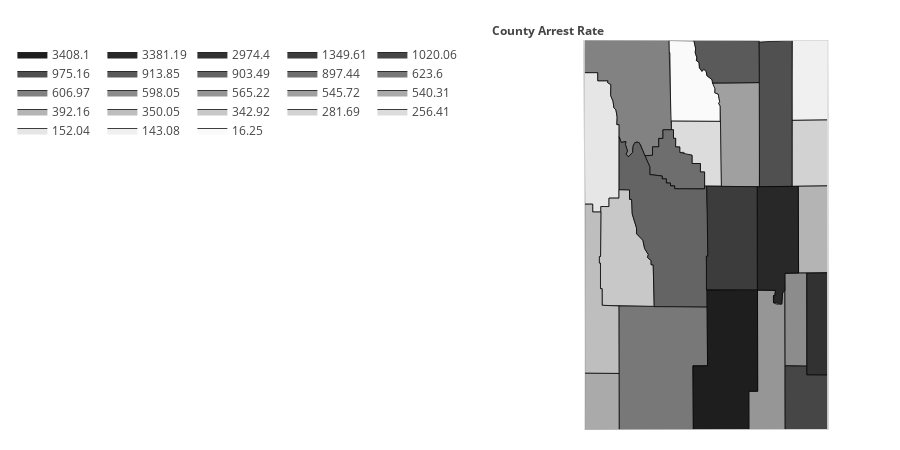

Notebook source saved alongside this figure:
### Code cell
########juvenile arrest rates chloropleth#########
display(HTML('<h1>Juvenile Arrest Rates for {}</h1>'.format(YEAR)))
display(HTML(juvenile_arrests[['Total Incidents','Population 11-17','Rate']].loc[idx[:,YEAR:YEAR], :].transpose().to_html()))
arrest_values = []
for county in counties:
    #print('county: {} with value: {}'.format(county,juvenile_arrests[['Total Incidents','Population 11-17','Rate']].loc[idx[county,YEAR:YEAR], :]['Rate'][0]))
    arrest_values.append(juvenile_arrests[['Total Incidents','Population 11-17','Rate']].loc[idx[county,YEAR:YEAR], :]['Rate'][0])
# print(len(values))
# print(len(fips))
# print(fips)
# print(values)

fig = ff.create_choropleth(
    fips=fips, values=arrest_values,colorscale=grey_scale,
    scope=['Wyoming'], county_outline={'color': 'rgb(0,0,0)', 'width': 0.75},
    legend_title='County Arrest Rate'
)
fig['layout']['legend'].update({'x': -.2,'orientation':'h'})
fig['layout']['annotations'][0].update({'x': -0.12, 'xanchor': 'left'})
# print(dir(fig['layout']['legend']))
# print(str(fig['layout']['legend']))
pl.offline.iplot(fig, filename='arrest_rates_choropleth_wyoming')

### Figure 1 — Plotly figure (JSON) as saved in the notebook; plotly's stock layout.template omitted (floating-point values rounded to 4 significant figures)
{"data": [{"fill": "toself", "fillcolor": "rgb(250,250,250)", "hoverinfo": "none", "line": {"color": "rgb(0,0,0)", "width": 0.75}, "mode": "lines", "name": "16.25", "type": "scatter", "uid": "fac403ac-b4ec-11e8-a9ec-e82aea1df894", "x": [-108.6, -107.9, -107.8, -107.9, -107.8, -107.8, -107.8, -107.7, -107.7, -107.6, -107.5, -107.5, -107.4, -107.3, -107.3, -107.2, -107.2, -107.2, -107.1, -107.1, -108.6, -108.6, -108.6, -108.6, null], "y": [45.0, 44.99, 44.91, 44.87, 44.82, 44.79, 44.77, 44.72, 44.68, 44.7, 44.68, 44.63, 44.6, 44.5, 44.46, 44.45, 44.37, 44.35, 44.32, 44.17, 44.17, 44.87, 44.87, 45.0, null]}, {"fill": "toself", "fillcolor": "rgb(240,240,240)", "hoverinfo": "none", "line": {"color": "rgb(0,0,0)", "width": 0.75}, "mode": "lines", "name": "143.08", "type": "scatter", "uid": "fac403ad-b4ec-11e8-a9ec-e82aea1df894", "x": [-105.1, -105.1, -104.1, -104.1, -105.1, -105.1, null], "y": [44.54, 45.0, 45.0, 44.18, 44.18, 44.54, null]}, {"fill": "toself", "fillcolor": "rgb(230,230,230)", "hoverinfo": "none", "line": {"color": "rgb(0,0,0)", "width": 0.75}, "mode": "lines", "name": "152.04", "type": "scatter", "uid": "fac403ae-b4ec-11e8-a9ec-e82aea1df894", "x": [-111.1, -110.7, -110.7, -110.4, -110.4, -110.3, -110.3, -110.2, -110.2, -110.1, -110.1, -110.1, -110.1, -110.1, -110.3, -110.3, -110.6, -110.6, -110.8, -110.8, -111.0, -111.1, null], "y": [44.67, 44.67, 44.58, 44.58, 44.56, 44.54, 44.43, 44.37, 44.31, 44.28, 44.21, 44.13, 44.13, 43.38, 43.38, 43.29, 43.29, 43.24, 43.24, 43.32, 43.32, 44.67, null]}, {"fill": "toself", "fillcolor": "rgb(220,220,220)", "hoverinfo": "none", "line": {"color": "rgb(0,0,0)", "width": 0.75}, "mode": "lines", "name": "256.41", "type": "scatter", "uid": "fac403af-b4ec-11e8-a9ec-e82aea1df894", "x": [-108.6, -107.1, -107.1, -107.6, -107.6, -107.7, -107.7, -108.0, -108.0, -108.2, -108.2, -108.2, -108.3, -108.3, -108.4, -108.4, -108.5, -108.5, -108.6, -108.6, null], "y": [44.17, 44.17, 43.5, 43.5, 43.65, 43.65, 43.73, 43.73, 43.82, 43.82, 43.83, 43.85, 43.85, 43.9, 43.9, 43.99, 43.99, 44.08, 44.08, 44.17, null]}, {"fill": "toself", "fillcolor": "rgb(210,210,210)", "hoverinfo": "none", "line": {"color": "rgb(0,0,0)", "width": 0.75}, "mode": "lines", "name": "281.69", "type": "scatter", "uid": "fac403b0-b4ec-11e8-a9ec-e82aea1df894", "x": [-105.1, -105.1, -104.1, -104.1, -105.1, -105.1, null], "y": [43.97, 44.18, 44.18, 43.5, 43.5, 43.97, null]}, {"fill": "toself", "fillcolor": "rgb(200,200,200)", "hoverinfo": "none", "line": {"color": "rgb(0,0,0)", "width": 0.75}, "mode": "lines", "name": "342.92", "type": "scatter", "uid": "fac403b1-b4ec-11e8-a9ec-e82aea1df894", "x": [-110.6, -110.6, -110.6, -110.3, -110.3, -110.1, -110.1, -109.8, -109.8, -109.7, -109.7, -109.6, -109.6, -109.4, -109.3, -109.2, -109.2, -109.1, -109.1, -109.1, -109.0, -110.5, -110.5, -110.6, -110.6, -110.6, -110.6, null], "y": [42.78, 42.78, 43.29, 43.29, 43.38, 43.38, 43.46, 43.46, 43.37, 43.37, 43.22, 43.07, 43.01, 42.95, 42.86, 42.8, 42.77, 42.74, 42.69, 42.69, 42.26, 42.28, 42.45, 42.45, 42.71, 42.71, 42.78, null]}, {"fill": "toself", "fillcolor": "rgb(190,190,190)", "hoverinfo": "none", "line": {"color": "rgb(0,0,0)", "width": 0.75}, "mode": "lines", "name": "350.05", "type": "scatter", "uid": "fac403b2-b4ec-11e8-a9ec-e82aea1df894", "x": [-111.0, -111.0, -110.8, -110.8, -110.6, -110.6, -110.6, -110.6, -110.6, -110.6, -110.5, -110.5, -110.1, -110.0, -111.0, -111.0, null], "y": [42.15, 43.32, 43.32, 43.24, 43.24, 42.78, 42.78, 42.71, 42.71, 42.45, 42.45, 42.28, 42.27, 41.58, 41.58, 42.15, null]}, {"fill": "toself", "fillcolor": "rgb(180,180,180)", "hoverinfo": "none", "line": {"color": "rgb(0,0,0)", "width": 0.75}, "mode": "lines", "name": "392.16", "type": "scatter", "uid": "fac403b3-b4ec-11e8-a9ec-e82aea1df894", "x": [-104.9, -104.1, -104.1, -104.9, -104.9, null], "y": [43.5, 43.5, 42.61, 42.61, 43.5, null]}, {"fill": "toself", "fillcolor": "rgb(170,170,170)", "hoverinfo": "none", "line": {"color": "rgb(0,0,0)", "width": 0.75}, "mode": "lines", "name": "540.31", "type": "scatter", "uid": "fac403b4-b4ec-11e8-a9ec-e82aea1df894", "x": [-111.0, -111.0, -110.0, -110.0, -111.0, -111.0, null], "y": [41.16, 41.58, 41.58, 41.0, 41.0, 41.16, null]}, {"fill": "toself", "fillcolor": "rgb(160,160,160)", "hoverinfo": "none", "line": {"color": "rgb(0,0,0)", "width": 0.75}, "mode": "lines", "name": "545.72", "type": "scatter", "uid": "fac403b5-b4ec-11e8-a9ec-e82aea1df894", "x": [-107.4, -106.0, -106.0, -107.1, -107.1, -107.2, -107.2, -107.2, -107.3, -107.3, -107.4, null], "y": [44.56, 44.56, 43.49, 43.49, 44.32, 44.35, 44.37, 44.45, 44.46, 44.5, 44.56, null]}, {"fill": "toself", "fillcolor": "rgb(150,150,150)", "hoverinfo": "none", "line": {"color": "rgb(0,0,0)", "width": 0.75}, "mode": "lines", "name": "565.22", "type": "scatter", "uid": "fac403b6-b4ec-11e8-a9ec-e82aea1df894", "x": [-106.3, -106.1, -106.1, -105.6, -105.6, -105.6, -105.6, -105.5, -105.4, -105.4, -105.3, -105.3, -106.3, -106.3, null], "y": [41.4, 41.4, 42.43, 42.43, 42.38, 42.38, 42.3, 42.29, 42.29, 42.4, 42.43, 41.0, 41.0, 41.4, null]}, {"fill": "toself", "fillcolor": "rgb(140,140,140)", "hoverinfo": "none", "line": {"color": "rgb(0,0,0)", "width": 0.75}, "mode": "lines", "name": "598.05", "type": "scatter", "uid": "fac403b7-b4ec-11e8-a9ec-e82aea1df894", "x": [-105.3, -104.7, -104.7, -105.3, -105.3, null], "y": [42.61, 42.61, 41.65, 41.66, 42.61, null]}, {"fill": "toself", "fillcolor": "rgb(130,130,130)", "hoverinfo": "none", "line": {"color": "rgb(0,0,0)", "width": 0.75}, "mode": "lines", "name": "606.97", "type": "scatter", "uid": "fac403b8-b4ec-11e8-a9ec-e82aea1df894", "x": [-111.1, -111.1, -108.6, -108.6, -108.8, -108.8, -108.9, -108.9, -109.1, -109.1, -109.3, -109.4, -109.5, -109.6, -109.7, -109.8, -109.9, -109.8, -109.9, -109.9, -110.0, -110.1, -110.1, -110.1, -110.1, -110.1, -110.2, -110.2, -110.3, -110.3, -110.4, -110.4, -110.7, -110.7, -111.1, -111.1, null], "y": [44.87, 45.0, 45.0, 44.08, 44.08, 43.99, 43.99, 43.9, 43.9, 43.82, 43.81, 43.93, 43.96, 43.92, 43.85, 43.8, 43.83, 43.86, 43.93, 43.96, 43.95, 44.01, 44.13, 44.13, 44.21, 44.28, 44.31, 44.37, 44.43, 44.54, 44.56, 44.58, 44.58, 44.67, 44.67, 44.87, null]}, {"fill": "toself", "fillcolor": "rgb(120,120,120)", "hoverinfo": "none", "line": {"color": "rgb(0,0,0)", "width": 0.75}, "mode": "lines", "name": "623.6", "type": "scatter", "uid": "fac403b9-b4ec-11e8-a9ec-e82aea1df894", "x": [-110.1, -110.1, -107.5, -107.5, -107.9, -107.9, -110.0, -110.1, null], "y": [42.01, 42.27, 42.26, 41.66, 41.66, 41.0, 41.0, 42.01, null]}, {"fill": "toself", "fillcolor": "rgb(110,110,110)", "hoverinfo": "none", "line": {"color": "rgb(0,0,0)", "width": 0.75}, "mode": "lines", "name": "897.44", "type": "scatter", "uid": "fac403ba-b4ec-11e8-a9ec-e82aea1df894", "x": [-109.3, -109.1, -109.1, -108.9, -108.9, -108.8, -108.8, -108.5, -108.5, -108.4, -108.4, -108.3, -108.3, -108.0, -108.0, -107.7, -107.7, -107.6, -107.6, -108.5, -108.5, -108.6, -108.6, -108.7, -108.7, -108.8, -108.8, -109.2, -109.2, -109.3, null], "y": [43.81, 43.82, 43.9, 43.9, 43.99, 43.99, 44.08, 44.08, 43.99, 43.99, 43.9, 43.9, 43.85, 43.82, 43.73, 43.73, 43.65, 43.65, 43.47, 43.47, 43.5, 43.5, 43.53, 43.53, 43.58, 43.58, 43.61, 43.62, 43.7, 43.81, null]}, {"fill": "toself", "fillcolor": "rgb(100,100,100)", "hoverinfo": "none", "line": {"color": "rgb(0,0,0)", "width": 0.75}, "mode": "lines", "name": "903.49", "type": "scatter", "uid": "fac403bb-b4ec-11e8-a9ec-e82aea1df894", "x": [-110.1, -110.0, -109.9, -109.9, -109.8, -109.9, -109.8, -109.7, -109.7, -109.6, -109.5, -109.2, -109.2, -108.8, -108.8, -108.7, -108.7, -108.6, -108.6, -108.5, -108.5, -107.6, -107.6, -107.5, -107.5, -107.5, -107.5, -107.5, -109.0, -109.1, -109.1, -109.1, -109.2, -109.2, -109.3, -109.4, -109.6, -109.6, -109.7, -109.7, -109.8, -109.8, -110.1, -110.1, null], "y": [44.01, 43.95, 43.96, 43.93, 43.86, 43.83, 43.8, 43.85, 43.91, 43.95, 43.95, 43.7, 43.62, 43.61, 43.58, 43.58, 43.53, 43.53, 43.5, 43.5, 43.47, 43.47, 43.5, 43.5, 43.13, 42.78, 42.78, 42.26, 42.26, 42.69, 42.69, 42.74, 42.77, 42.8, 42.86, 42.95, 43.01, 43.07, 43.22, 43.37, 43.37, 43.46, 43.46, 44.01, null]}, {"fill": "toself", "fillcolor": "rgb(90,90,90)", "hoverinfo": "none", "line": {"color": "rgb(0,0,0)", "width": 0.75}, "mode": "lines", "name": "913.85", "type": "scatter", "uid": "fac403bc-b4ec-11e8-a9ec-e82aea1df894", "x": [-107.9, -106.0, -106.0, -107.4, -107.4, -107.5, -107.5, -107.6, -107.7, -107.7, -107.8, -107.8, -107.8, -107.9, -107.9, -107.9, null], "y": [45.0, 44.99, 44.56, 44.56, 44.6, 44.63, 44.68, 44.7, 44.68, 44.72, 44.77, 44.79, 44.82, 44.87, 44.92, 45.0, null]}, {"fill": "toself", "fillcolor": "rgb(80,80,80)", "hoverinfo": "none", "line": {"color": "rgb(0,0,0)", "width": 0.75}, "mode": "lines", "name": "975.16", "type": "scatter", "uid": "fac403bd-b4ec-11e8-a9ec-e82aea1df894", "x": [-106.0, -105.1, -105.1, -106.0, -106.0, null], "y": [44.98, 45.0, 43.5, 43.49, 44.98, null]}, {"fill": "toself", "fillcolor": "rgb(70,70,70)", "hoverinfo": "none", "line": {"color": "rgb(0,0,0)", "width": 0.75}, "mode": "lines", "name": "1020.06", "type": "scatter", "uid": "fac403be-b4ec-11e8-a9ec-e82aea1df894", "x": [-105.3, -105.3, -104.7, -104.7, -104.1, -104.1, -105.3, -105.3, null], "y": [41.4, 41.66, 41.65, 41.57, 41.56, 41.0, 41.0, 41.4, null]}, {"fill": "toself", "fillcolor": "rgb(60,60,60)", "hoverinfo": "none", "line": {"color": "rgb(0,0,0)", "width": 0.75}, "mode": "lines", "name": "1349.61", "type": "scatter", "uid": "fac403bf-b4ec-11e8-a9ec-e82aea1df894", "x": [-107.5, -107.5, -107.5, -106.1, -106.1, -107.5, -107.5, null], "y": [42.78, 42.78, 43.5, 43.49, 42.43, 42.43, 42.78, null]}, {"fill": "toself", "fillcolor": "rgb(50,50,50)", "hoverinfo": "none", "line": {"color": "rgb(0,0,0)", "width": 0.75}, "mode": "lines", "name": "2974.4", "type": "scatter", "uid": "fac403c0-b4ec-11e8-a9ec-e82aea1df894", "x": [-104.7, -104.1, -104.1, -104.7, -104.7, null], "y": [42.61, 42.61, 41.56, 41.57, 42.61, null]}, {"fill": "toself", "fillcolor": "rgb(40,40,40)", "hoverinfo": "none", "line": {"color": "rgb(0,0,0)", "width": 0.75}, "mode": "lines", "name": "3381.19", "type": "scatter", "uid": "fac403c1-b4ec-11e8-a9ec-e82aea1df894", "x": [-106.1, -104.9, -104.9, -105.3, -105.3, -105.4, -105.4, -105.6, -105.6, -105.6, -105.6, -106.1, -106.1, null], "y": [43.49, 43.5, 42.61, 42.61, 42.43, 42.4, 42.29, 42.3, 42.38, 42.38, 42.43, 42.43, 43.49, null]}, {"fill": "toself", "fillcolor": "rgb(30,30,30)", "hoverinfo": "none", "line": {"color": "rgb(0,0,0)", "width": 0.75}, "mode": "lines", "name": "3408.1", "type": "scatter", "uid": "fac403c2-b4ec-11e8-a9ec-e82aea1df894", "x": [-107.9, -107.5, -107.5, -106.1, -106.1, -106.3, -106.3, -107.9, -107.9, null], "y": [41.65, 41.66, 42.43, 42.43, 41.4, 41.4, 41.0, 41.0, 41.65, null]}, {"hoverinfo": "text", "legendgroup": "centroids", "marker": {"color": "white", "opacity": 0}, "mode": "markers", "name": "US Counties", "selected": {"marker": {"color": "white", "opacity": 1, "size": 3}}, "showlegend": false, "text": ["County: Albany<br>State: Wyoming<br>FIPS: 56001<br>Value: 565.22", "County: Big Horn<br>State: Wyoming<br>FIPS: 56003<br>Value: 16.25", "County: Campbell<br>State: Wyoming<br>FIPS: 56005<br>Value: 975.16", "County: Carbon<br>State: Wyoming<br>FIPS: 56007<br>Value: 3408.1", "County: Converse<br>State: Wyoming<br>FIPS: 56009<br>Value: 3381.19", "County: Crook<br>State: Wyoming<br>FIPS: 56011<br>Value: 143.08", "County: Fremont<br>State: Wyoming<br>FIPS: 56013<br>Value: 903.49", "County: Goshen<br>State: Wyoming<br>FIPS: 56015<br>Value: 2974.4", "County: Hot Springs<br>State: Wyoming<br>FIPS: 56017<br>Value: 897.44", "County: Johnson<br>State: Wyoming<br>FIPS: 56019<br>Value: 545.72", "County: Laramie<br>State: Wyoming<br>FIPS: 56021<br>Value: 1020.06", "County: Lincoln<br>State: Wyoming<br>FIPS: 56023<br>Value: 350.05", "County: Natrona<br>State: Wyoming<br>FIPS: 56025<br>Value: 1349.61", "County: Niobrara<br>State: Wyoming<br>FIPS: 56027<br>Value: 392.16", "County: Park<br>State: Wyoming<br>FIPS: 56029<br>Value: 606.97", "County: Platte<br>State: Wyoming<br>FIPS: 56031<br>Value: 598.05", "County: Sheridan<br>State: Wyoming<br>FIPS: 56033<br>Value: 913.85", "County: Sublette<br>State: Wyoming<br>FIPS: 56035<br>Value: 342.92", "County: Sweetwater<br>State: Wyoming<br>FIPS: 56037<br>Value: 623.6", "County: Teton<br>State: Wyoming<br>FIPS: 56039<br>Value: 152.04", "County: Uinta<br>State: Wyoming<br>FIPS: 56041<br>Value: 540.31", "County: Washakie<br>State: Wyoming<br>FIPS: 56043<br>Value: 256.41", "County: Weston<br>State: Wyoming<br>FIPS: 56045<br>Value: 281.69"], "type": "scatter", "uid": "fac403c3-b4ec-11e8-a9ec-e82aea1df894", "unselected": {"marker": {"opacity": 0}}, "x": [-105.7, -108.0, -105.5, -106.9, -105.5, -104.6, -108.6, -104.4, -108.4, -106.6, -104.7, -110.7, -106.8, -104.5, -109.6, -105.0, -106.9, -109.9, -108.9, -110.6, -110.5, -107.7, -104.6], "y": [41.65, 44.53, 44.25, 41.69, 42.97, 44.59, 43.04, 42.09, 43.72, 44.04, 41.31, 42.26, 42.96, 43.06, 44.52, 42.13, 44.79, 42.77, 41.66, 43.93, 41.29, 43.9, 43.84]}, {"hoverinfo": "text", "legendgroup": "States", "line": {"color": "rgb(240, 240, 240)", "width": 1}, "mode": "lines", "showlegend": false, "type": "scatter", "uid": "fac403c4-b4ec-11e8-a9ec-e82aea1df894", "x": [-111.1, -111.1, -104.1, -104.1, -111.0, -111.1, null], "y": [44.87, 45.0, 45.0, 41.0, 41.0, 44.87, null]}], "layout": {"annotations": [{"showarrow": false, "text": "<b>County Arrest Rate</b>", "x": -0.12, "xanchor": "left", "xref": "paper", "y": 1.05, "yref": "paper"}], "dragmode": "select", "height": 450, "hovermode": "closest", "legend": {"orientation": "h", "traceorder": "reversed", "x": -0.2, "xanchor": "right", "y": 1, "yanchor": "top"}, "margin": {"b": 20, "l": 20, "r": 20, "t": 40}, "width": 900, "xaxis": {"autorange": false, "fixedrange": true, "range": [-112.6, -102.6], "showgrid": false, "showticklabels": false, "zeroline": false}, "yaxis": {"autorange": false, "fixedrange": true, "range": [41.0, 45.0], "showgrid": false, "showticklabels": false, "zeroline": false}}}
